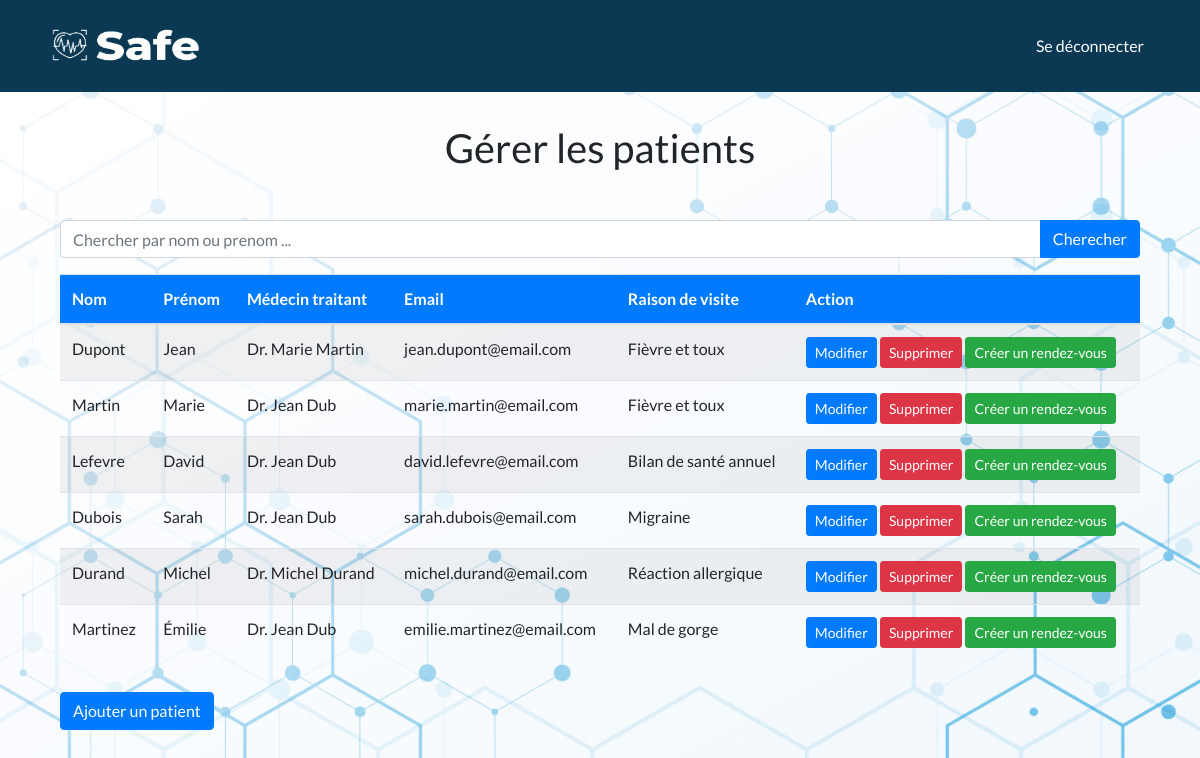
The page /patients/ (signed in) on the database its author committed.
### myapp/models.py (models this page shows, shortened)
class Patient(models.Model):
    user = models.OneToOneField(User, on_delete=models.CASCADE)
    raison_de_visite = models.TextField()
    medecin_traitant = models.ForeignKey(Medecin, on_delete=models.SET_NULL, null=True,related_name="patients")

class User(AbstractUser):
    is_rh= models.BooleanField('Is rh', default=False)
    is_medecin = models.BooleanField('Is medecin', default=False)
    is_infermiere = models.BooleanField('Is infermiere', default=False)
    is_visiteur = models.BooleanField('Is visiteur', default=False)
    nom = models.CharField(max_length=100)
    prenom = models.CharField(max_length=100)

class Medecin(models.Model):
    user = models.OneToOneField(User, on_delete=models.CASCADE)
    specialite = models.CharField(max_length=100)

### myapp/views.py (the view)
# urls.py: path('patients/', views.patients_list, name='patients_list'),
@login_required
@user_passes_test(is_infermiere)
def patients_list(request):
    patients = Patient.objects.all()
    return render(request, 'patients.html', {'patients': patients})

### myapp/views.py (called while the page is built)
def is_infermiere(user):
    return user.is_authenticated and (user.is_infermiere or user.is_staff)

### myapp/templates/patients.html
{% extends 'base.html' %}
{% block content %}
  <section class="container pb-5">
    <div class="row">
      <div class="col-md-12">
        <h1 class="text-center mb-5">Gérer les patients</h1>
        <form method="GET" action="{% url 'search_users' %}" class="mb-3">
          <div class="input-group">
              <input type="text" name="q" class="form-control" placeholder="Chercher par nom ou prenom ...">
              <div class="input-group-append">
                  <button type="submit" class="btn btn-primary">Cherecher</button>
              </div>
          </div>
        </form>
        <div class="table-responsive">
          <table class="table table-striped table-hover">
            <thead class="bg-primary text-white">
              <tr>
                <th>Nom</th>
                <th>Prénom</th>
                <th>Médecin traitant</th>
                <th>Email</th>
                <th>Raison de visite</th>
                <th>Action</th>
              </tr>
            </thead>
            <tbody>
              {% for patient in patients %}
              <tr>
                <td>{{ patient.user.nom }}</td>
                <td>{{ patient.user.prenom }}</td>
                <td>{{ patient.medecin_traitant.user.prenom }} {{ patient.medecin_traitant.user.nom}}</td>
                <td>{{ patient.user.email }}</td>
                <td>{{ patient.raison_de_visite }}</td>
                <td>
                  <a href="{% url 'update_patient' patient.id %}" class="btn btn-sm btn-primary">Modifier</a>
                  <a href="{% url 'delete_patient' patient.id %}" class="btn btn-sm btn-danger">Supprimer</a>
                  <a href="{% url 'select_date' patient.id %}" class="btn btn-sm btn-success">Créer un rendez-vous</a>
                </td>
              </tr>
              {% endfor %}
            </tbody>
          </table>
        <a href="{% url 'add_patient' %}" class="btn btn-primary mt-3">Ajouter un patient</a>
      </div>
    </div>
  </section>
{% endblock %}

### myapp/static/css/style.css (style rules this page uses)
body { background-image: url('/static/images/19366.jpg'); background-size: cover; background-position: center; }

### myapp/templates/base.html (style rules this page uses)
body { font-family: 'Lato', sans-serif; background-color: #f4f4f4; }
.container { margin-top: 2rem; }

### rows shown on the page
Patient: user.nom "Dupont", user.prenom "Jean", medecin_traitant.user.prenom "Dr. Marie", medecin_traitant.user.nom "Martin", user.email "jean.dupont@email.com", raison_de_visite "Fièvre et toux"
Patient: user.nom "Martin", user.prenom "Marie", medecin_traitant.user.prenom "Dr. Jean", medecin_traitant.user.nom "Dub", user.email "marie.martin@email.com", raison_de_visite "Fièvre et toux"
Patient: user.nom "Lefevre", user.prenom "David", medecin_traitant.user.prenom "Dr. Jean", medecin_traitant.user.nom "Dub", user.email "david.lefevre@email.com", raison_de_visite "Bilan de santé annuel"
Patient: user.nom "Dubois", user.prenom "Sarah", medecin_traitant.user.prenom "Dr. Jean", medecin_traitant.user.nom "Dub", user.email "sarah.dubois@email.com", raison_de_visite "Migraine"
Patient: user.nom "Durand", user.prenom "Michel", medecin_traitant.user.prenom "Dr. Michel", medecin_traitant.user.nom "Durand", user.email "michel.durand@email.com", raison_de_visite "Réaction allergique"
Patient: user.nom "Martinez", user.prenom "Émilie", medecin_traitant.user.prenom "Dr. Jean", medecin_traitant.user.nom "Dub", user.email "emilie.martinez@email.com", raison_de_visite "Mal de gorge"
